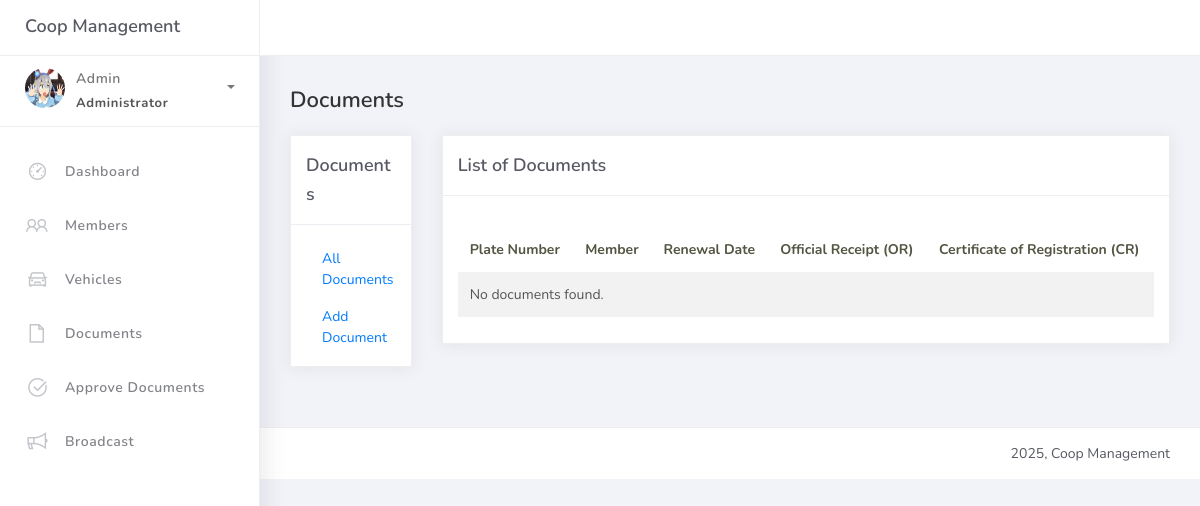
The page /documents/ (signed in) on the database as committed earlier.
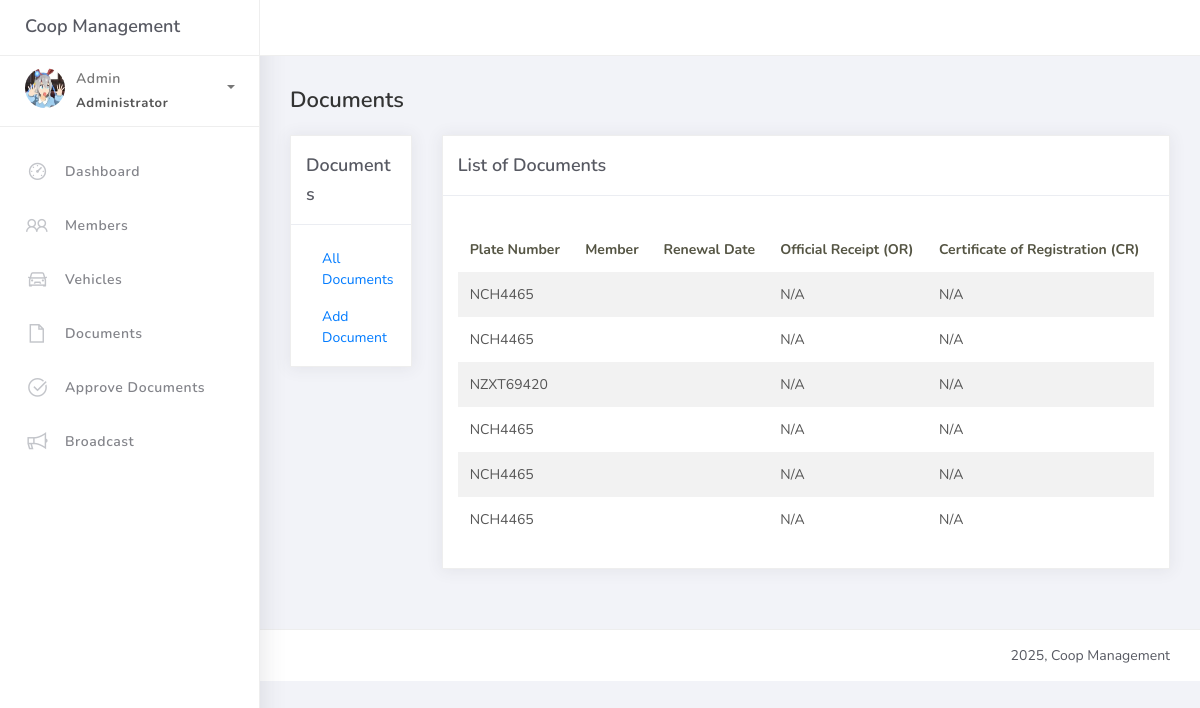
The same page on the database as committed later.
### coop/models.py (models this page shows, shortened)
class Document(models.Model):
    tin = models.CharField(max_length=12, unique=True)
    vehicle = models.OneToOneField(Vehicle, on_delete=models.SET_NULL, null=True, blank=True, related_name="document")

class Vehicle(models.Model):
    plate_number = models.CharField(max_length=20, unique=True)
    engine_number = models.CharField(max_length=50, blank=True, null=True)
    chassis_number = models.CharField(max_length=50, blank=True, null=True)
    make_brand = models.CharField(max_length=100, blank=True, null=True)
    body_type = models.CharField(max_length=50, default="van", editable=False)
    year_model = models.PositiveIntegerField(blank=True, null=True)
    series = models.CharField(max_length=50, blank=True, null=True)
    color = models.CharField(max_length=30, blank=True, null=True)
    member = models.ForeignKey(Member, on_delete=models.SET_NULL, null=True, blank=True, related_name="vehicles")

### coop/views.py (the view)
# urls.py: path("documents/", views.DocumentListView.as_view(), name="document_list"),
@method_decorator(login_required, name='dispatch')
class DocumentListView(ListView):
    model = Document
    template_name = "documentlist.html"
    context_object_name = "object_list"
    paginate_by = 10
    def get_queryset(self):
        return super().get_queryset().select_related('vehicle__member')

### templates/documentlist.html (shortened to what this page needs)
{% extends 'base.html' %}
{% load static %}
{% block content %}
<div class="content">
    <div class="container-fluid">
        <h4 class="page-title">Documents</h4>
        <div class="row">
            {% include 'includes/document_sidebar.html' %}
            <div class="col-md-10">
                <div class="card">
                    <div class="card-header">
                        <div class="card-title">List of Documents</div>
                    </div>
                    <div class="card-body">
                        <table class="table table-striped mt-3">
                            <thead>
                                <tr>
                                    <th>Plate Number</th>
                                    <th>Member</th>
                                    <th>Renewal Date</th>
                                    <th>Official Receipt (OR)</th>
                                    <th>Certificate of Registration (CR)</th>
                                </tr>
                            </thead>
                            <tbody>
                                {% for doc in object_list %}
                                <tr>
                                    <td>{{ doc.vehicle.plate_number }}</td>
                                    <td>{{ doc.vehicle.member.name }}</td>
                                    <td>{{ doc.renewal_date }}</td>
                                    <td>
                                        {% if doc.official_receipt %}
                                            <a href="{{ doc.official_receipt.url }}" target="_blank">View OR</a>
                                        {% else %}
                                            N/A
                                        {% endif %}
                                    </td>
                                    <td>
                                        {% if doc.certificate_of_registration %}
                                            <a href="{{ doc.certificate_of_registration.url }}" target="_blank">View CR</a>
                                        {% else %}
                                            N/A
                                        {% endif %}
                                    </td>
                                </tr>
                                {% empty %}
                                <tr>
                                    <td colspan="5">No documents found.</td>
                                </tr>
                                {% endfor %}
                            </tbody>
                        </table>
                    </div>
                </div>
            </div>
        </div>
    </div>
</div>
{% endblock %}

Rows that differ between the two databases and show on the page:
added Document: vehicle.plate_number "NCH4465"
added Document: vehicle.plate_number "NCH4465"
added Document: vehicle.plate_number "NZXT69420"
added Document: vehicle.plate_number "NCH4465"
added Document: vehicle.plate_number "NCH4465"
added Document: vehicle.plate_number "NCH4465"
Other text that changed with them:
text no longer shown: "No documents found."
